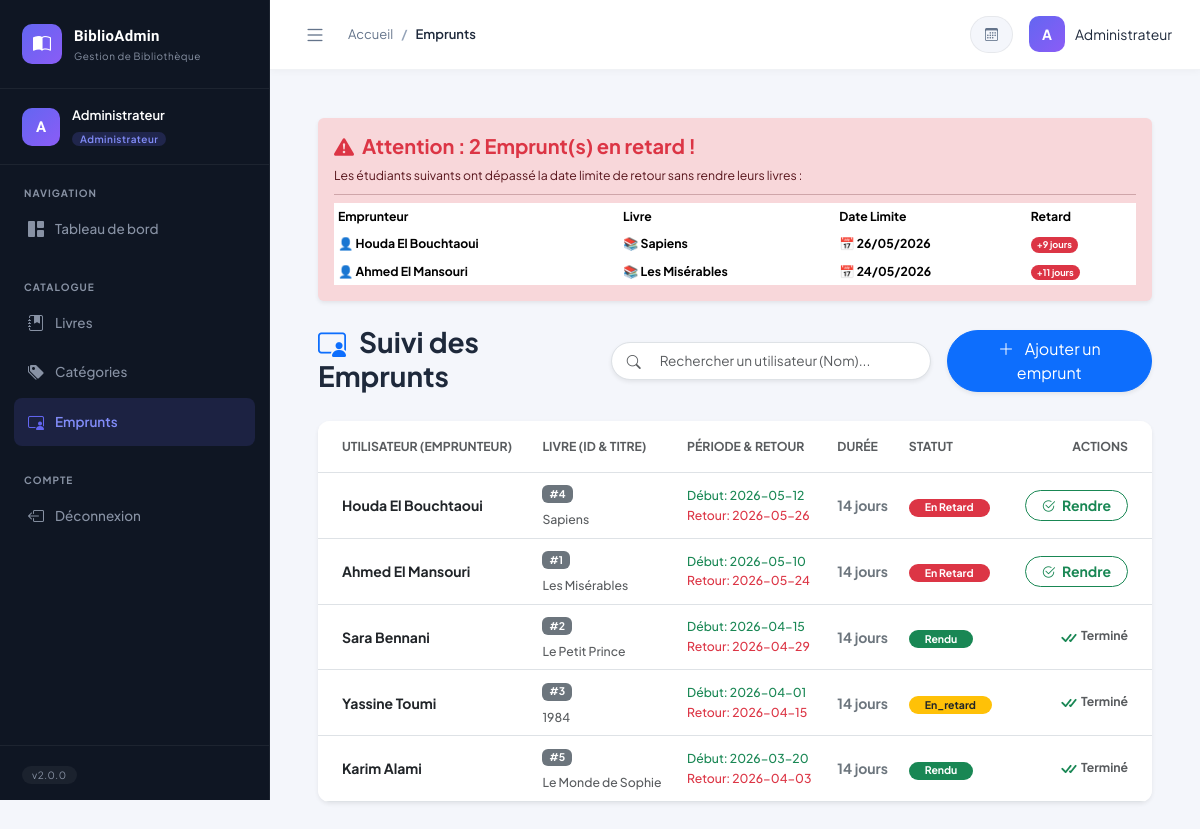
/index.php?page=emprunts (signed in), run on the app's committed database.
### tables this page shows
CREATE TABLE IF NOT EXISTS emprunts (
    id INT UNSIGNED AUTO_INCREMENT PRIMARY KEY,
    livre_id INT UNSIGNED NOT NULL,
    nom_emprunteur VARCHAR(150) NOT NULL,  
    date_emprunt DATE NOT NULL,             
    date_retour_prevue DATE NOT NULL,      
    date_retour_effective DATE DEFAULT NULL,
    statut ENUM('en_cours', 'rendu', 'en_retard') DEFAULT 'en_cours',
    created_at TIMESTAMP DEFAULT CURRENT_TIMESTAMP,
     
    CONSTRAINT fk_livre_emprunt
        FOREIGN KEY (livre_id) REFERENCES livres(id)
        ON DELETE CASCADE ON UPDATE CASCADE
);

CREATE TABLE IF NOT EXISTS livres (
    id               INT UNSIGNED AUTO_INCREMENT PRIMARY KEY,
    titre            VARCHAR(255)   NOT NULL,
    auteur           VARCHAR(150)   NOT NULL,
    categorie_id     INT UNSIGNED   NOT NULL,
    isbn             VARCHAR(20)    DEFAULT NULL,
    description      TEXT           DEFAULT NULL,
    quantite         INT UNSIGNED   NOT NULL DEFAULT 1,
    image            VARCHAR(255)   DEFAULT 'default.jpg',
    date_publication DATE           DEFAULT NULL,
    created_at       TIMESTAMP      DEFAULT CURRENT_TIMESTAMP,
    CONSTRAINT fk_categorie
        FOREIGN KEY (categorie_id) REFERENCES categories(id)
        ON DELETE RESTRICT ON UPDATE CASCADE
);

### controllers/EmpruntController.php (called while the page is built, shortened)
<?php
class EmpruntController {
    private Emprunt $empruntModel;
    public function __construct() {
        require_once __DIR__ . '/../models/Emprunt.php';
        $this->empruntModel = new Emprunt();
    }
    public function index() {
        $emprunts = $this->empruntModel->getAllDetailed();
    }
}

### config/database.php (called while the page is built, shortened)
<?php
class Database {
    private static $instance = null;
    private function __construct() {
        $db_name = "bibliotheque";
        $username = "root";
        $password = "";
        try {
            $this->pdo = new PDO("mysql:host=127.0.0.1;port=3307;dbname=$db_name;charset=utf8", $username, $password);
        } catch(PDOException $e) {
            die("Erreur de connexion : " . $e->getMessage());
        }
    }
    public static function getInstance() {
        if (self::$instance === null) {
            self::$instance = new self();
        }
        return self::$instance->pdo;
    }
}
?>

### models/Emprunt.php (called while the page is built, shortened)
<?php
require_once BASE_PATH . '/config/database.php';
class Emprunt {
    private PDO $db;
    public function __construct() {
        $this->db = Database::getInstance();
    }
    public function getAllDetailed(): array {
        $sql = "SELECT
                    e.id AS emprunt_id,
                    e.nom_emprunteur,
                    l.id AS livre_id,
                    l.titre AS livre_titre,
                    e.date_emprunt,
                    e.date_retour_prevue,
                    e.statut,
                    DATEDIFF(e.date_retour_prevue, e.date_emprunt) AS duree_jours
                FROM emprunts e
                JOIN livres l ON e.livre_id = l.id
                ORDER BY e.date_emprunt DESC";
        $stmt = $this->db->query($sql);
        return $stmt->fetchAll(PDO::FETCH_ASSOC);
    }
}

### views/emprunts/list.php (the view)
<div class="container-fluid px-4 py-4">
    <?php
    $lesRetards = array_filter($emprunts, function($e) {
        return $e['statut'] === 'en_cours' && strtotime($e['date_retour_prevue']) < time();
    });
    if (!empty($lesRetards)):
    ?>
        <div class="alert alert-danger border-0 shadow-sm mb-4" role="alert">
            <h5 class="alert-heading fw-bold d-flex align-items-center text-danger mb-2">
                <i class="bi bi-exclamation-triangle-fill me-2 fs-5"></i>
                Attention : <?= count($lesRetards) ?> Emprunt(s) en retard !
            </h5>
            <p class="small mb-2">Les étudiants suivants ont dépassé la date limite de retour sans rendre leurs livres :</p>
            <hr class="my-2 bg-danger opacity-25">
            <div class="table-responsive">
                <table class="table table-sm table-borderless mb-0 text-danger small fw-bold">
                    <thead>
                        <tr>
                            <th>Emprunteur</th>
                            <th>Livre</th>
                            <th>Date Limite</th>
                            <th>Retard</th>
                        </tr>
                    </thead>
                    <tbody>
                        <?php foreach ($lesRetards as $retard):
                            $diffJours = ceil((time() - strtotime($retard['date_retour_prevue'])) / (60 * 60 * 24));
                        ?>
                            <tr>
                                <td>👤 <?= htmlspecialchars($retard['nom_emprunteur']) ?></td>
                                <td>📚 <?= htmlspecialchars($retard['livre_titre']) ?></td>
                                <td>📅 <?= date('d/m/Y', strtotime($retard['date_retour_prevue'])) ?></td>
                                <td><span class="badge bg-danger rounded-pill text-white">+<?= $diffJours ?> jours</span></td>
                            </tr>
                        <?php endforeach; ?>
                    </tbody>
                </table>
            </div>
        </div>
    <?php endif; ?>
    <div class="d-flex flex-column flex-md-row justify-content-between align-items-md-center gap-3 mb-4">
        <div>
            <h2 class="h3 mb-1 text-gray-800 fw-bold">
                <i class="bi bi-person-video3 me-2 text-primary"></i> Suivi des Emprunts
            </h2>
        </div>
        <div class="position-relative" style="max-width: 320px; width: 100%;">
            <span class="position-absolute top-50 start-0 translate-middle-y ps-3 text-muted">
                <i class="bi bi-search"></i>
            </span>
            <input type="text" id="searchUser" class="form-control ps-5 py-2 rounded-pill shadow-sm border"
                   placeholder="Rechercher un utilisateur (Nom)..." style="font-size: 0.85rem;">
        </div>
        <div>
            <a href="<?= BASE_URL ?>/index.php?page=emprunts&action=add" class="btn btn-primary shadow-sm px-4 rounded-pill">
                <i class="bi bi-plus-lg me-2"></i> Ajouter un emprunt
            </a>
        </div>
    </div>
    <div class="card border-0 shadow-sm" style="border-radius: 12px; overflow: hidden;">
        <div class="card-body p-0">
            <div class="table-responsive">
                <table class="table table-hover align-middle mb-0">
                    <thead class="bg-light">
                        <tr>
                            <th class="ps-4 py-3 text-uppercase text-muted small fw-bold">Utilisateur (Emprunteur)</th>
                            <th class="py-3 text-uppercase text-muted small fw-bold">Livre (ID & Titre)</th>
                            <th class="py-3 text-uppercase text-muted small fw-bold">Période & Retour</th>
                            <th class="py-3 text-uppercase text-muted small fw-bold">Durée</th>
                            <th class="py-3 text-uppercase text-muted small fw-bold">Statut</th>
                            <th class="pe-4 py-3 text-uppercase text-muted small fw-bold text-end">Actions</th>
                        </tr>
                    </thead>
                    <tbody>
                        <?php if (empty($emprunts)): ?>
                            <tr>
                                <td colspan="6" class="text-center py-5 text-muted">
                                    <i class="bi bi-inbox fs-1 d-block mb-2 opacity-50"></i>
                                    Aucun emprunt enregistré.
                                </td>
                            </tr>
                        <?php else: ?>
                            <?php foreach ($emprunts as $e): ?>
                            <tr>
                                <td class="ps-4">
                                    <strong class="text-dark d-block"><?= htmlspecialchars($e['nom_emprunteur']) ?></strong>
                                </td>
                                <td>
                                    <span class="badge bg-secondary mb-1">#<?= $e['livre_id'] ?></span><br>
                                    <small class="text-muted fw-medium"><?= htmlspecialchars($e['livre_titre']) ?></small>
                                </td>
                                <td>
                                    <div class="small">
                                        <span class="text-success fw-medium">Début: <?= $e['date_emprunt'] ?></span><br>
                                        <span class="text-danger fw-medium">Retour: <?= $e['date_retour_prevue'] ?></span>
                                    </div>
                                </td>
                                <td>
                                    <span class="fw-bold text-secondary"><?= $e['duree_jours'] ?> jours</span>
                                </td>
                                <td>
                                    <?php
                                        $badgeClass = 'bg-warning text-dark';
                                        $statutTexte = $e['statut'];
                                        if($e['statut'] == 'en_cours' && strtotime($e['date_retour_prevue']) < time()) {
                                            $badgeClass = 'bg-danger text-white';
                                            $statutTexte = 'en retard';
                                        } elseif($e['statut'] == 'rendu') {
                                            $badgeClass = 'bg-success text-white';
                                            $statutTexte = 'rendu';
                                        }
                                    ?>
                                    <span class="badge <?= $badgeClass ?> rounded-pill text-capitalize px-3 py-1.5 small"><?= $statutTexte ?></span>
                                </td>
                                <td class="pe-4 text-end">
                                    <?php if ($e['statut'] === 'en_cours'): ?>
                                        <a href="<?= BASE_URL ?>/index.php?page=emprunts&action=rendre&id=<?= $e['emprunt_id'] ?>"
                                           class="btn btn-sm btn-outline-success fw-bold py-1 px-3 rounded-pill transition-all"
                                           onclick="return confirm('Confirmer que ce livre a été retourné ?');">
                                            <i class="bi bi-check2-circle me-1"></i> Rendre
                                        </a>
                                    <?php else: ?>
                                        <span class="text-muted small fw-bold">
                                            <i class="bi bi-check-all text-success fs-5 align-middle"></i> Terminé
                                        </span>
                                    <?php endif; ?>
                                </td>
                            </tr>
                            <?php endforeach; ?>
                        <?php endif; ?>
                    </tbody>
                </table>
            </div>
        </div>
    </div>
</div>

### assets/css/style.css (style rules this page uses)
:root { --sidebar-width: 270px; --sidebar-bg: #0f1623; --sidebar-text: #8892a4; --sidebar-active-bg: rgba(99, 102, 241, 0.15); --sidebar-active-color: #818cf8; --sidebar-hover-bg: rgba(255, 255, 255, 0.04); --sidebar-border: rgba(255, 255, 255, 0.06); --topbar-height: 70px; --topbar-bg: #ffffff; --topbar-border: #f0f2f5; --body-bg: #f4f6fb; --card-bg: #ffffff; --card-border: rgba(0, 0, 0, 0.06); --card-shadow: 0 2px 12px rgba(0, 0, 0, 0.06); --card-shadow-hover: 0 8px 30px rgba(0, 0, 0, 0.1); --primary: #6366f1; --primary-light: rgba(99, 102, 241, 0.1); --primary-dark: #4f46e5; --emerald: #10b981; --violet: #8b5cf6; --amber: #f59e0b; --rose: #ef4444; --text-primary: #1e293b; --text-secondary: #64748b; --text-muted: #94a3b8; --border-radius: 14px; --border-radius-sm: 8px; --border-radius-lg: 20px; --transition: all 0.25s cubic-bezier(0.4, 0, 0.2, 1); }
*, *::before, *::after { box-sizing: border-box; margin: 0; padding: 0; }
html { scroll-behavior: smooth; }
body { font-family: 'Plus Jakarta Sans', system-ui, sans-serif; font-size: 14px; color: var(--text-primary); background: var(--body-bg); line-height: 1.6; }

### data on the page
emprunts: nom_emprunteur "Houda El Bouchtaoui", livre.titre "Sapiens", date_retour_prevue "26/05/2026", date_retour_prevue "9", livre "4", date_emprunt "2026-05-12", date_retour_prevue "2026-05-26", duree_jours "14", statutTexte "En Retard"
emprunts: nom_emprunteur "Ahmed El Mansouri", livre.titre "Les Misérables", date_retour_prevue "24/05/2026", date_retour_prevue "11", livre "1", date_emprunt "2026-05-10", date_retour_prevue "2026-05-24", duree_jours "14", statutTexte "En Retard"
emprunts: nom_emprunteur "Sara Bennani", livre "2", livre.titre "Le Petit Prince", date_emprunt "2026-04-15", date_retour_prevue "2026-04-29", duree_jours "14", statut "Rendu", shows "Terminé"
emprunts: nom_emprunteur "Yassine Toumi", livre "3", livre.titre "1984", date_emprunt "2026-04-01", date_retour_prevue "2026-04-15", duree_jours "14", statut "En_retard", shows "Terminé"
emprunts: nom_emprunteur "Karim Alami", livre "5", livre.titre "Le Monde de Sophie", date_emprunt "2026-03-20", date_retour_prevue "2026-04-03", duree_jours "14", statut "Rendu", shows "Terminé"

### other printed values
substr($_SESSION['user_nom'] ?? 'U', 0, 1) "A"
$_SESSION['user_nom'] "Administrateur"
str_replace(['-','_'], ' ', $currentPage) "Emprunts"
count($lesRetards) "2"
